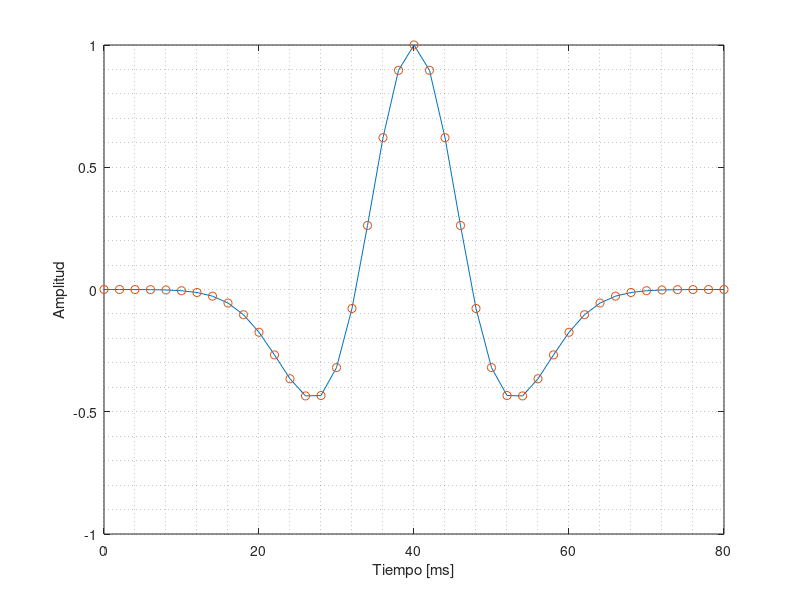
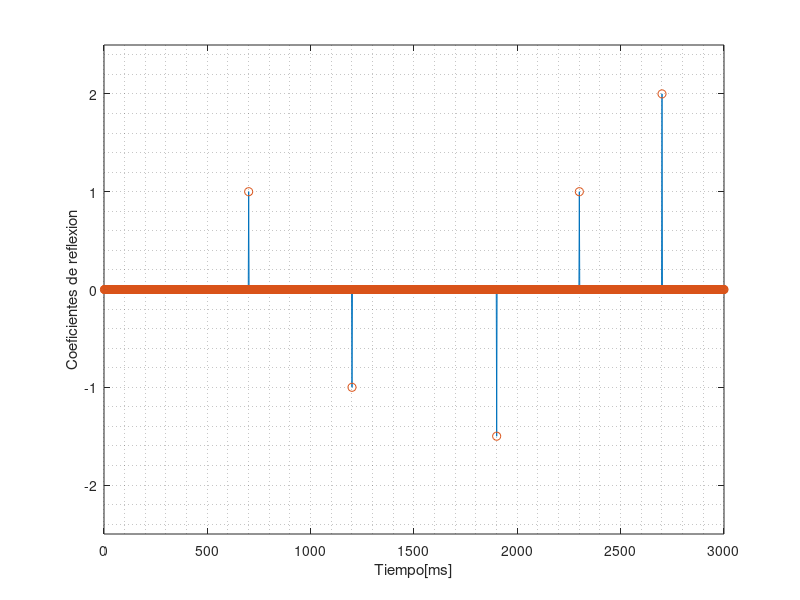
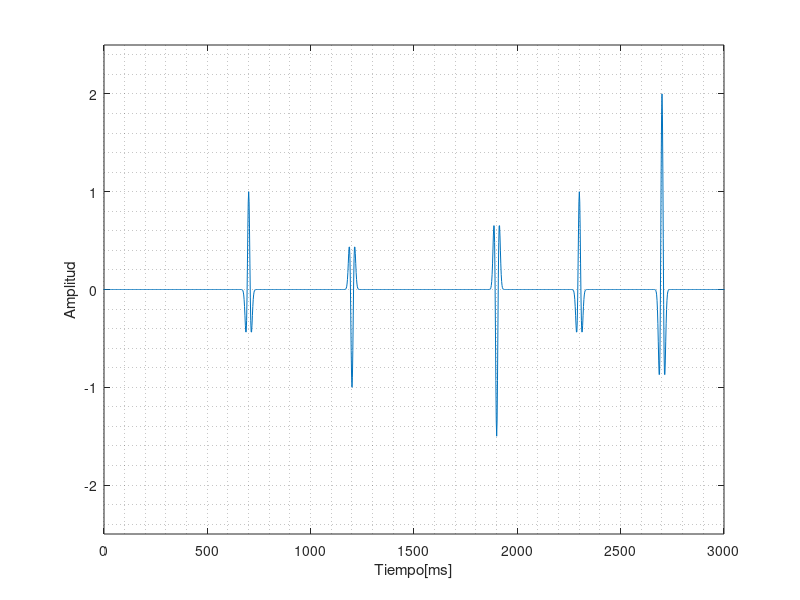
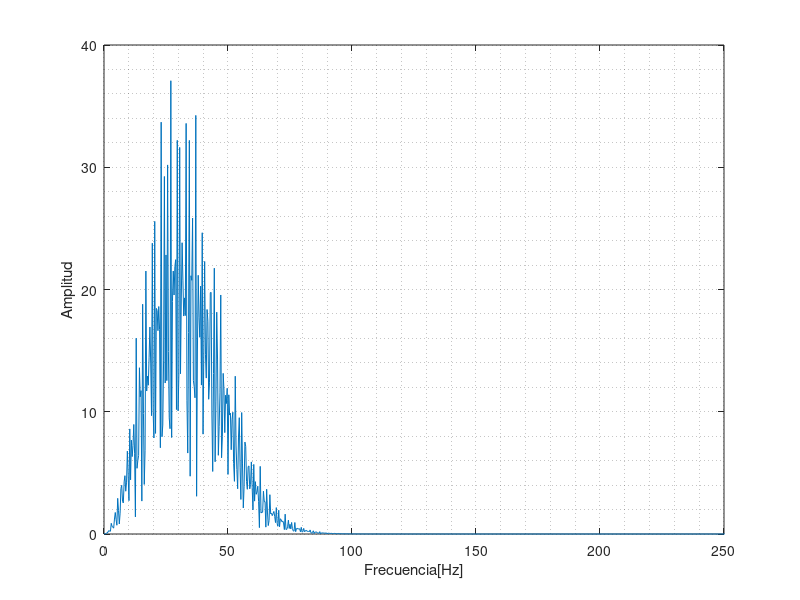

Write the MATLAB code that produced these figures, in order.
close all;
clear all;
clc;

%Frecuencia de 30hz
fr=30;
dt=0.002
%Intervalo en milisegundos
t=[-0.04:dt:0.04];
tm=[0.00:dt:0.08];

%Se llama a la funcion de ondicula de ricker
ricker=(1-2*(pi()^2)*(fr^2).*(t.^2)).*exp(-(pi()^2)*(fr^2).*(t.^2));

%Grafica 1 "Ondicula"
figure(1)
plot(tm*1000,ricker,tm*1000,ricker,'o')
xlabel('Tiempo [ms]')
ylabel('Amplitud')
grid minor

%secuencia reflectiva

tcoefs=1:1500;
tcoefs2ms=tcoefs*2;
coef=zeros(1,1500);
coef(350)=1.0;
coef(600)=-1.0;
coef(950)=-1.5;
coef(1150)=1.0;
coef(1350)=2.0;

%"Secuencia reflectiva"
figure(2)
plot(tcoefs2ms,coef,tcoefs2ms,coef,'o')
xlabel ('Tiempo[ms]')
ylabel('Coeficientes de reflexion')
grid minor
xlim([0.00 3000])
ylim([-2.5 2.5])

%Traza sintetica por medio de la convolucion

Traza_Conv=conv(ricker,coef)
t1=2:2:3080;
t2=t1-40
figure(3)
plot(t2,Traza_Conv)
xlabel('Tiempo[ms]')
ylabel('Amplitud')
grid minor
xlim([0.00 3000])
ylim([-2.5 2.5])


%Espectro Traza sismica sintetica
TF_Traza_Conv=fft(Traza_Conv,1540);
n1= 0:1539;
ftraza_conv=n1/(1540*dt);

%Grafica Espectro de Amplitud Traza sismica sintetica
figure(4)
plot(ftraza_conv,abs(TF_Traza_Conv))
xlabel('Frecuencia[Hz]')
ylabel('Amplitud')
grid minor
xlim([0.00 250])

%Grafica Espectro de Amplitud Traza sismica sintetica (dB)
figure(5)
plot(ftraza_conv,20*log10(abs(TF_Traza_Conv))) 
xlabel('Frecuencia[Hz]')
ylabel('dB')
grid minor
xlim([0.00 250])

%Espectro de Amplitud de la secuencia reflectiva
TF_coefs=fft(coef,2048);
n2=0:2047;
fcoef=n2/(2048*dt);

figure(6)
plot(fcoef,abs(TF_coefs))
xlabel('Frecuencia[Hz]')
ylabel('Amplitud')
grid minor
xlim([0.00 250])
ylim([-10 15])

figure(7)
plot(fcoef,20*log10(abs(TF_coefs))) 
xlabel('Frecuencia[Hz]')
ylabel('dB')
grid minor
xlim([0.00 250])
ylim([-30 40])

%Espectro de amplitud Ricker
k=0:63;
n=64;
f_ricker=(k/(n*dt));
TF_ricker=fft(ricker,2^6);

%Grafica Espectro de amplitud de ondicula Ricker
figure(8)
plot(f_ricker,abs(TF_ricker),f_ricker,abs(TF_ricker),'o')
xlabel('Frecuencia[Hz]')
ylabel('Amplitud')
grid minor
xlim([0.00 250])

%Espectro de amplitud de ondicula Ricker(dB)
figure(9)
plot(f_ricker,20*log10(abs(TF_ricker)))
xlabel('Frecuencia[Hz]')
ylabel('dB')
grid minor
xlim([0.00 250])






